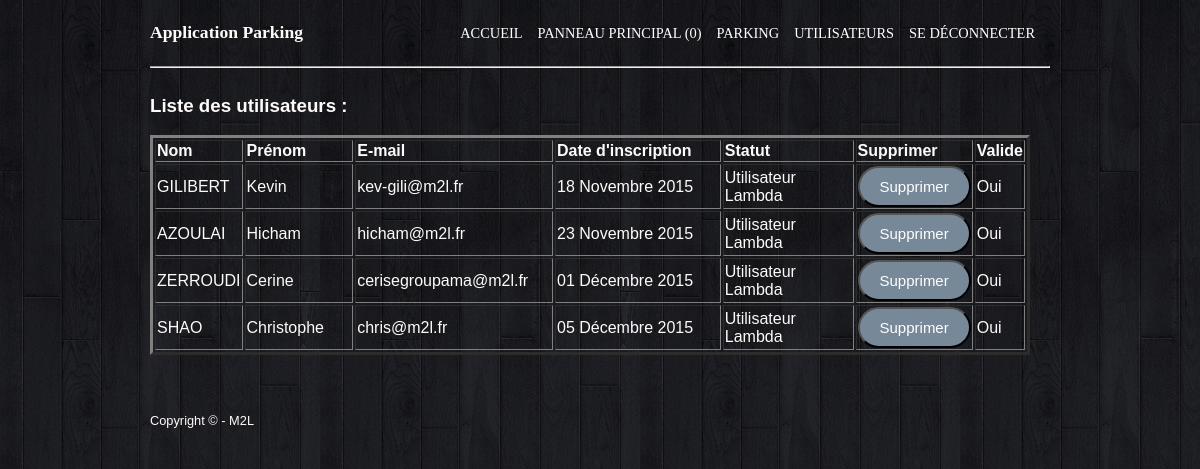
Screenshot of /gestionutil.php (signed in) with the database file from the repository.
### tables this page shows
CREATE TABLE IF NOT EXISTS `utilisateurs` (
  `numutil` int(5) NOT NULL AUTO_INCREMENT,
  `nomutil` varchar(20) NOT NULL,
  `prenomutil` varchar(20) NOT NULL,
  `email` varchar(40) NOT NULL,
  `motdepasse` varchar(40) NOT NULL,
  `dateinscription` date NOT NULL,
  `admin` tinyint(1) NOT NULL,
  `statut` int(11) NOT NULL,
  PRIMARY KEY (`numutil`)
);

### gestionutil.php (the view, shortened to what this page needs)
<?php
    require 'functions.php';
?>
<!DOCTYPE html>
<html>
    <head>
        <link rel="stylesheet" type="text/css" href="style.css">
    </head>
    <body>
        <div id="bloc_page">
        <?php require "inc/header.php"; ?>
        <section>
            <article>
                <h3>Liste des utilisateurs : </h3>
                <table border="3">
                    <tr>
                        <th width="10%">Nom</th>
                        <th width="15%">Prénom</th>
                        <th width="25%">E-mail</th>
                        <th width="25%">Date d'inscription</th>
                        <th width="20%">Statut</th>
                        <th width="20%">Supprimer</th>
                        <th width="20%">Valide</th>
                    </tr>
                <?php
                    $users = $bdd->query("SELECT * FROM utilisateurs WHERE admin = 0");
                    while ($datas = $users->fetch()) {
                        ?>
                    <tr>
                        <td><?php echo $datas['nomutil'];?></td>
                        <td><?php echo $datas['prenomutil'];?></td>
                        <td><?php echo $datas['email'];?></td>
                        <td><?php date_maker($datas['dateinscription']); ?></td>
                        <td><?php if($datas['admin'] == 1){ echo "Administrateur";}else{ echo "Utilisateur Lambda";}?></td>
                        <td><form action="supputil.php" method="POST"><input type="submit" name="supp" class="btn" value="Supprimer"/><input type="hidden" name="num" value="<?php echo $datas['numutil']; ?>"></form></td>
                        <td>
                           <?php
                            if ($datas['statut'] == 1)
                                echo "Oui";
                            else
                            {
                              ?>  <form action="accutil.php" method="POST"><input type="submit" name="acc" class="btn" value="Accepter"/><input type="hidden" name="num" value="<?php echo $datas['numutil']; ?>"></form></td>
                           <?php }
                            ?>
                        </td>
                    </tr>
                <?php
                    }$users->closeCursor();
                ?>
            </table>
            </article>
        </section>
        <?php  require "inc/footer.php";?>
        </div>
    </body>
</html>

### functions.php (shortened to what this page needs)
<?php
function date_maker($baby){
	$babies = explode("-", $baby);
	$mois = array('Janvier', 'Février', 'Mars', 'Avril', 'Mai', 'Juin',
	'Juillet', 'Août', 'Septembre', 'Octobre', 'Novembre', 'Décembre');
	echo $babies[2].' '.$mois[$babies[1]-1].' '.$babies[0];
}
?>

### style.css (style rules this page uses)
body { background: url('img/wallpaper.png'); font-family: 'Trebuchet MS', Arial, sans-serif; color: #FFFAFA; }
#bloc_page { width: 900px; margin: auto; }
section { display: flex; margin-bottom: 20px; }
article, aside { text-align: justify; }
article { margin-right: 20px; flex: 3; }
.btn { -webkit-border-radius: 30; -moz-border-radius: 30; border-radius: 30px; font-family: Arial; color: #ffffff; font-size: 15px; background: #778899; padding: 10px 20px 10px 20px; text-decoration: none; }

### rows the page displays
utilisateurs: nomutil "GILIBERT", prenomutil "Kevin", email "kev-gili@m2l.fr", dateinscription "18", dateinscription "Novembre", dateinscription "2015", admin "Utilisateur Lambda", statut "Oui"
utilisateurs: nomutil "AZOULAI", prenomutil "Hicham", email "hicham@m2l.fr", dateinscription "23", dateinscription "Novembre", dateinscription "2015", admin "Utilisateur Lambda", statut "Oui"
utilisateurs: nomutil "ZERROUDI", prenomutil "Cerine", email "cerisegroupama@m2l.fr", dateinscription "01", dateinscription "Décembre", dateinscription "2015", admin "Utilisateur Lambda", statut "Oui"
utilisateurs: nomutil "SHAO", prenomutil "Christophe", email "chris@m2l.fr", dateinscription "05", dateinscription "Décembre", dateinscription "2015", admin "Utilisateur Lambda", statut "Oui"

### other values shown
$nbnotif "0"
